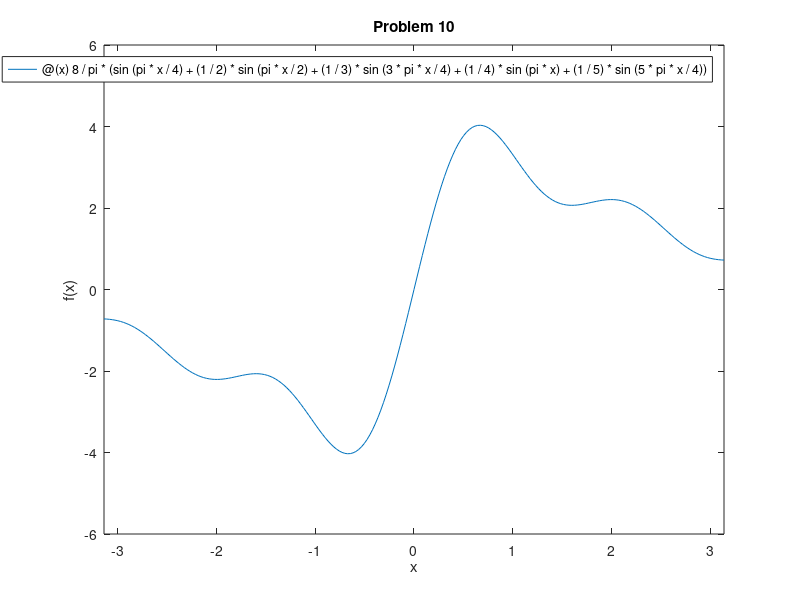
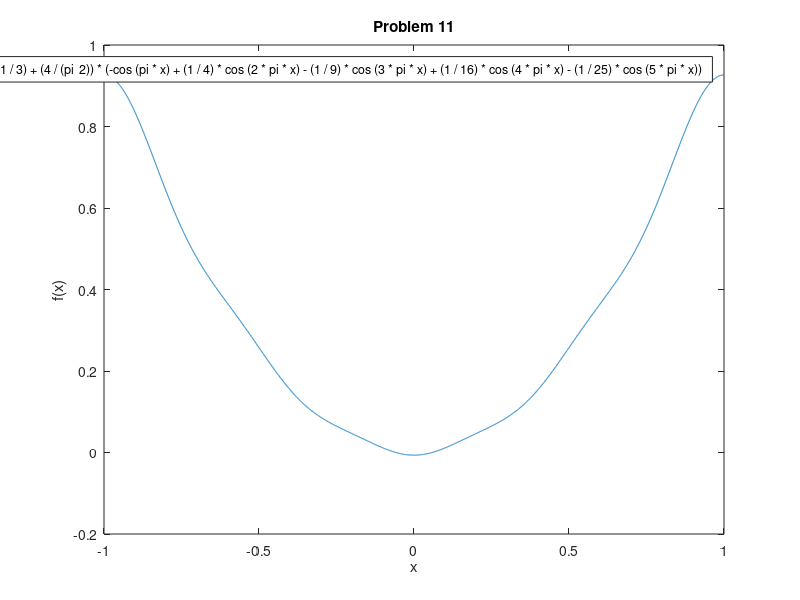
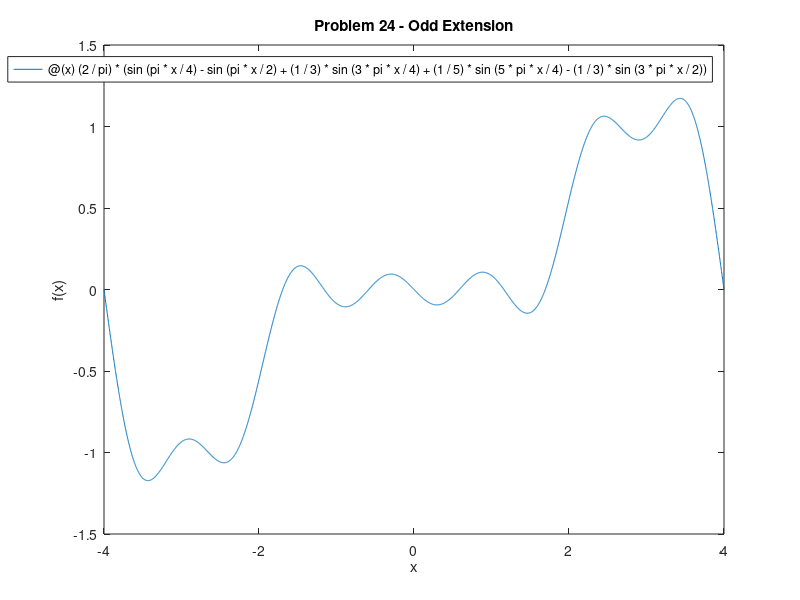
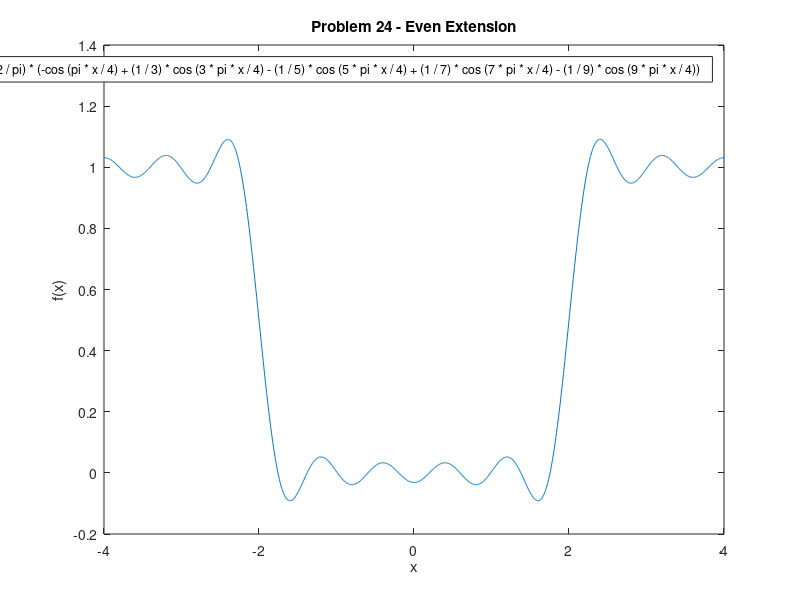

Recreate these plots in MATLAB, in order.
%{
P491 10.
f(x) = 
    4 - x, if 0 < x < 4
    -4 - x, if -4 < x < 0
for -4 < x < 4, p=4
%}
fn1 = @(x) 8/pi * (sin(pi*x/4) + (1/2) * sin(pi*x/2) + (1/3) * sin(3*pi*x/4) + (1/4) * sin(pi*x) + (1/5) * sin(5*pi*x/4));
f1 = figure;
figure(f1);
fplot(fn1, [-pi, pi])
title('Problem 10')
ylabel('f(x)')
xlabel('x')
saveas(gcf,'plot_problem10.png')

%{
P491 11.
f(x) = x^2, -1 < x < 1, p=2
%}
fn2 = @(x) (1/3) + (4/(pi^2)) * (-cos(pi*x) + (1/4) * cos(2*pi*x) - (1/9) * cos(3*pi*x) + (1/16) * cos(4*pi*x) - (1/25) * cos(5*pi*x));
f2 = figure;
figure(f2);
fplot(fn2, [-1, 1])
title('Problem 11')
ylabel('f(x)')
xlabel('x')
saveas(gcf,'plot_problem11.png')

%{
P491 24.
f(x) = 
    1, if 2 < x < 4
    0, if 0 < x < 2
for -4 < x < 4, p=4 (Half Wave)
%}
fn24_odd = @(x) (2/pi) * (sin(pi*x/4) - sin(pi*x/2) + (1/3) * sin(3*pi*x/4) + (1/5) * sin(5*pi*x/4) - (1/3) * sin(3*pi*x/2));
f24_odd = figure;
figure(f24_odd);
fplot(fn24_odd, [-4, 4])
title('Problem 24 - Odd Extension')
ylabel('f(x)')
xlabel('x')
saveas(gcf,'plot_problem24_odd.png')

fn24_even = @(x) 1/2 + (2/pi) * (-cos(pi*x/4) + (1/3) * cos(3*pi*x/4) - (1/5) * cos(5*pi*x/4) + (1/7) * cos(7*pi*x/4) - (1/9) * cos(9*pi*x/4));
f24_even = figure;
figure(f24_even);
fplot(fn24_even, [-4, 4])
title('Problem 24 - Even Extension')
ylabel('f(x)')
xlabel('x')
saveas(gcf,'plot_problem24_even.png')

%{
P491 28.
f(x) = x
for 0 <= x <= L, p=2L (Half Wave)
%}
fn28_odd = @(x) (2/pi) * (sin(pi*x) - (1/2) * sin(2*pi*x) + (1/3) * sin(3*pi*x) - (1/4) * sin(4*pi*x) + (1/5) * sin(5*pi*x));
f28_odd = figure;
figure(f28_odd);
fplot(fn28_odd, [-1, 1])
title('Problem 28 - Odd Extension')
ylabel('f(x)')
xlabel('times of L')
saveas(gcf,'plot_problem28_odd.png')

fn28_even = @(x) 1/2 - (4/(pi * pi)) * (cos(pi*x) + (1/9) * cos(3*pi*x) - (1/25) * cos(5*pi*x) + (1/49) * cos(7*pi*x) - (1/81) * cos(9*pi*x));
f28_even = figure;
figure(f28_even);
fplot(fn28_even, [-1, 1])
title('Problem 28 - Even Extension')
ylabel('f(x)')
xlabel('times of L')
saveas(gcf,'plot_problem28_even.png')

%{
Problem III
%}
fnIII = @(x) cos(2 * x) + 3 * sin(2 * x);
fIII = figure;
figure(fIII);
fplot(fnIII, [-pi, pi])
title('Problem III')
ylabel('cos(2t) + 3 * sin(2t)')
xlabel('t')
saveas(gcf,'plot_problemIII_fs.png')


fnIII2 = @(x) (1/(cos(atan(-3)))) * cos(2 * x + atan(-3));
fIII2 = figure;
figure(fIII2);
fplot(fnIII2, [-pi, pi])
title('Problem III')
ylabel('X * cos(2t + Y), X=1/cos(arctan(-3)), Y=arctan(-3)')
xlabel('t')
saveas(gcf,'plot_problemIII_fn.png')
